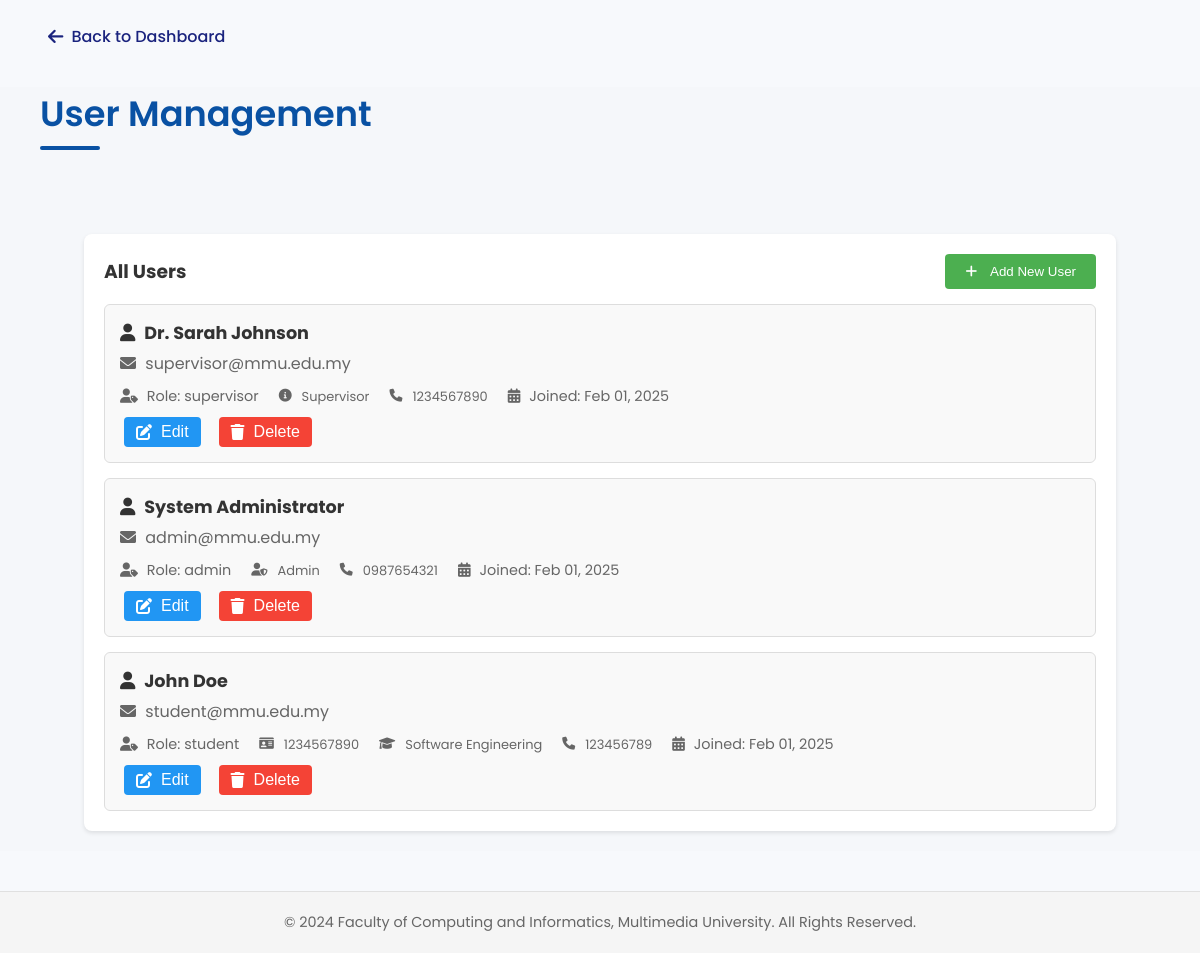
The page /pages/admin-dashboard/manage-users.php (signed in) on the database its author committed.
### pages/admin-dashboard/fetch-users.php (called while the page is built, shortened)
<?php
function getAllUsers() {
    $sql = "SELECT u.user_id, u.full_name, u.email, u.role, u.phone_number, u.created_at,
            CASE
                WHEN s.student_id IS NOT NULL THEN CONCAT(s.matric_number, ' (', s.course, ')')
                WHEN sv.supervisor_id IS NOT NULL THEN 'Supervisor'
                WHEN a.admin_id IS NOT NULL THEN 'Admin'
            END as additional_info,
            s.matric_number,
            s.course
            FROM users u
            LEFT JOIN students s ON u.user_id = s.student_id
            LEFT JOIN supervisors sv ON u.user_id = sv.supervisor_id
            LEFT JOIN admins a ON u.user_id = a.admin_id
            ORDER BY u.created_at DESC";
    $conn = OpenCon();
    $result = mysqli_query($conn, $sql);
    return $result;
}
?>

### pages/admin-dashboard/manage-users.php (the view, shortened to what this page needs)
<?php
require_once "./fetch-users.php";
?>
<!DOCTYPE html>
<html lang="en">
<head>
    <link rel="stylesheet" href="../../index.css">
    <link rel="stylesheet" href="./admin-dashboard-page.css">
    <link href="https://cdnjs.cloudflare.com/ajax/libs/font-awesome/6.0.0/css/all.min.css" rel="stylesheet">
</head>
<body>
    <div class="back-button">
        <a href="./admin-dashboard-page.php" title="Back to Dashboard">
            <i class="fas fa-arrow-left"></i> Back to Dashboard
        </a>
    </div>
    <div class="section">
        <h2>User Management</h2>
        <div class="dashboard-container">
            <div class="action-panel">
                <div class="panel-header">
                    <h3>All Users</h3>
                    <button class="new-user-btn" id="newUserBtn">
                        <i class="fas fa-plus"></i> Add New User
                    </button>
                </div>
                <div class="users-list">
                    <?php
                        $result = getAllUsers();
                        while ($row = $result->fetch_assoc()) {
                            echo "<div class='user-item'>";
                            echo "<div class='user-header'>";
                            echo "<h4 class='username'><i class='fas fa-user'></i> ".$row['full_name']."</h4>";
                            echo "<p class='user-email'><i class='fas fa-envelope'></i> ".$row['email']."</p>";
                            echo "</div>";
                            echo "<div class='user-details'>";
                            echo "<span class='user-role'><i class='fas fa-user-tag'></i> Role: ".$row['role']."</span>";
                            if ($row['role'] === 'student') {
                                echo "<span class='user-info'><i class='fas fa-id-card'></i> ".$row['matric_number']."</span>";
                                echo "<span class='user-info'><i class='fas fa-graduation-cap'></i> ".$row['course']."</span>";
                            } elseif ($row['additional_info']) {
                                $icon = $row['role'] === 'supervisor' ? 'fa-info-circle' : 'fa-user-shield';
                                echo "<span class='user-info'><i class='fas ".$icon."'></i> ".$row['additional_info']."</span>";
                            }
                            echo "<span class='user-phone'><i class='fas fa-phone'></i> ".$row['phone_number']."</span>";
                            echo "<span class='user-date'><i class='fas fa-calendar-alt'></i> Joined: ".date('M d, Y', strtotime($row['created_at']))."</span>";
                            echo "</div>";
                            echo "<div class='user-actions'>";
                            echo "<button class='edit-btn' data-userid='".$row['user_id']."'><i class='fas fa-edit'></i> Edit</button>";
                            echo "<button class='delete-btn' data-userid='".$row['user_id']."'><i class='fas fa-trash'></i> Delete</button>";
                            echo "</div>";
                            echo "</div>";
                        }
                    ?>
                </div>
            </div>
        </div>
    </div>
    <footer>
        <p>&copy; 2024 Faculty of Computing and Informatics, Multimedia University. All Rights Reserved.</p>
    </footer>
</body>
</html>

### index.css (style rules this page uses)
body { font-family: 'Poppins', sans-serif; margin: 0; padding: 0; min-height: 100vh; background-color: #F7F9FC; }
.action-panel { background: white; padding: 1.5rem; border-radius: 12px; margin: 1.5rem; box-shadow: 0 4px 6px rgba(37, 99, 235, 0.1); margin-bottom: 2rem; transition: transform 0.3s ease, box-shadow 0.3s ease; }
.action-panel h3 { color: #2c3e50; margin-bottom: 1rem; }
footer { text-align: center; padding: 20px; margin-top: 40px; background-color: #f5f5f5; border-top: 1px solid #e0e0e0; }
footer p { margin: 0; color: #666; font-size: 0.9rem; }

### pages/admin-dashboard/admin-dashboard-page.css (style rules this page uses)
.section { padding: 0rem 2.5rem; margin-top: 30px; background-color: #f5f7fa; min-height: calc(100vh - 70px); }
h2 { color: #0951a3; margin-bottom: 2.5rem; font-size: 2.2rem; font-weight: 600; position: relative; padding-bottom: 10px; }
h2:after { content: ''; position: absolute; bottom: 0; left: 0; width: 60px; height: 4px; background: #0951a3; border-radius: 2px; }
.action-panel { background: #fff; border-radius: 8px; box-shadow: 0 2px 4px rgba(0, 0, 0, 0.1); padding: 20px; margin-bottom: 30px; }
.panel-header { display: flex; justify-content: space-between; align-items: center; margin-bottom: 15px; }
.panel-header h3 { margin: 0; color: #333; }
.new-user-btn { background-color: #4CAF50; color: white; border: none; padding: 10px 20px; border-radius: 4px; cursor: pointer; display: flex; align-items: center; gap: 8px; }
.users-list { display: flex; flex-direction: column; gap: 15px; }
.user-item { border: 1px solid #ddd; border-radius: 6px; padding: 15px; background-color: #f9f9f9; }
.user-header { margin-bottom: 10px; }
.username { font-size: 1.1em; margin: 0; color: #333; }
.user-email { margin: 5px 0; color: #666; }
.user-details { display: flex; gap: 20px; margin-bottom: 10px; color: #666; font-size: 0.9em; }
.user-actions { display: flex; gap: 10px; }
.edit-btn, .delete-btn { padding: 6px 12px; border: none; border-radius: 4px; cursor: pointer; display: flex; align-items: center; gap: 5px; }
.edit-btn { background-color: #2196F3; color: white; }
.delete-btn { background-color: #f44336; color: white; }
.fas { margin-right: 5px; }
:root { --primary-color: #2563eb; --background-color: #f0f7ff; --text-primary: #333333; --accent-color: #3b82f6; --success-color: #10b981; --warning-color: #f59e0b; --danger-color: #ef4444; --info-color: #06b6d4; }
footer { text-align: center; padding: 20px; margin-top: 40px; background-color: #f5f5f5; border-top: 1px solid #e0e0e0; }
footer p { margin: 0; color: #666; font-size: 0.9rem; }
.dashboard-container { padding: 20px; max-width: 1200px; margin: 0 auto; }
.user-info { display: flex; align-items: center; gap: 5px; color: #666; font-size: 0.9em; }
.user-phone { display: flex; align-items: center; gap: 5px; color: #666; font-size: 0.9em; }
.edit-btn, .delete-btn { display: flex; align-items: center; gap: 4px; padding: 6px 12px; border: none; border-radius: 4px; cursor: pointer; font-size: 1rem; transition: all 0.2s ease; }
.edit-btn { background-color: #0066cc; color: white; }
.edit-btn, .delete-btn { padding: 6px 12px; margin: 0 4px; border: none; border-radius: 4px; cursor: pointer; color: white; }
.edit-btn { background-color: #2196F3; }
.delete-btn { background-color: #f44336; }
.action-panel:last-child { margin-bottom: 0; }
.back-button { margin: 1rem 0 0 2rem; }
.back-button a { display: inline-flex; align-items: center; text-decoration: none; color: #1a237e; font-weight: 500; padding: 0.5rem 1rem; border-radius: 6px; transition: all 0.2s ease; }
.back-button i { margin-right: 0.5rem; font-size: 1.1rem; }

### rows shown on the page
users: full_name "Dr. Sarah Johnson", email "supervisor@mmu.edu.my", role "supervisor", additional_info "Supervisor", phone_number "1234567890", created_at "Feb 01, 2025"
users: full_name "System Administrator", email "admin@mmu.edu.my", role "admin", additional_info "Admin", phone_number "0987654321", created_at "Feb 01, 2025"
students: student_id.full_name "John Doe", student_id.email "student@mmu.edu.my", student_id.role "student", matric_number "1234567890", course "Software Engineering", student_id.phone_number "123456789", student_id.created_at "Feb 01, 2025"
